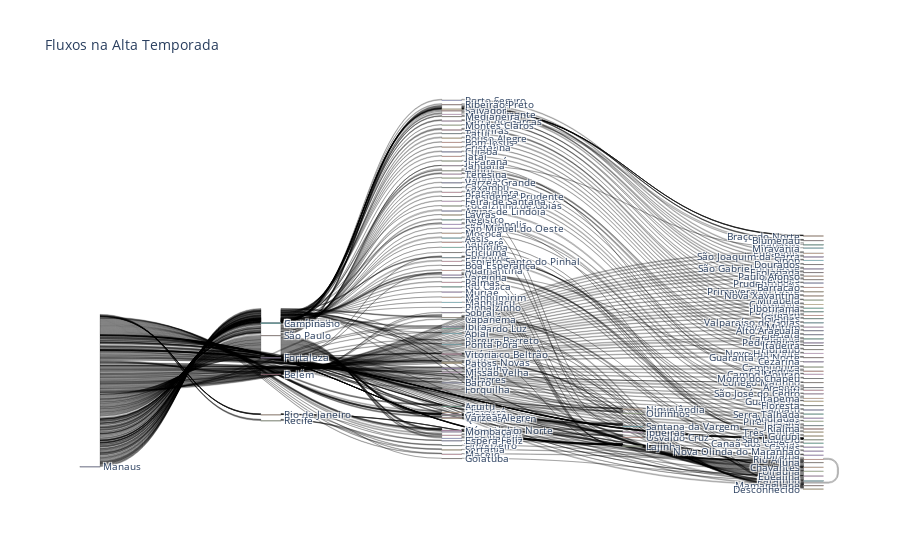

This figure's notebook cell:
### Code cell
from plotly.graph_objs import Sankey
import matplotlib.pyplot as plt


dados = rotas_ordenadas


# Preparando os dados para o gráfico Sankey
labels_alta = pd.concat([
    dados['ori_muni_name_df1'], dados['des_muni_name_df1'],
    dados['muni_1_df1_nome'], dados['muni_2_df1_nome'], dados['muni_3_df1_nome']
]).unique()

# Criando um mapeamento de nomes para índices
label_to_index_alta = {label: idx for idx, label in enumerate(labels_alta)}

# Preparando as fontes, destinos e valores para os fluxos
sources_alta = dados.apply(lambda row: label_to_index_alta[row['ori_muni_name_df1']], axis=1)
targets_alta = dados.apply(lambda row: label_to_index_alta[row['des_muni_name_df1']], axis=1)
values_alta = dados['value_df1']

# Nodes intermediários
sources_intermediarios_alta = pd.concat([
    dados.apply(lambda row: label_to_index_alta[row['ori_muni_name_df1']], axis=1),
    dados.apply(lambda row: label_to_index_alta[row['muni_1_df1_nome']], axis=1),
    dados.apply(lambda row: label_to_index_alta[row['muni_2_df1_nome']], axis=1)
])

targets_intermediarios_alta = pd.concat([
    dados.apply(lambda row: label_to_index_alta[row['muni_1_df1_nome']], axis=1),
    dados.apply(lambda row: label_to_index_alta[row['muni_2_df1_nome']], axis=1),
    dados.apply(lambda row: label_to_index_alta[row['muni_3_df1_nome']], axis=1)
])

values_intermediarios_alta = pd.concat([
    dados['value_df1'], dados['value_df1'], dados['value_df1']
])

# Juntando fontes, destinos e valores dos fluxos principais com os intermediários
sources_alta_final = pd.concat([sources_alta, sources_intermediarios_alta])
targets_alta_final = pd.concat([targets_alta, targets_intermediarios_alta])
values_alta_final = pd.concat([values_alta, values_intermediarios_alta])

# Criando e configurando o gráfico Sankey para a alta temporada
fig_alta = go.Figure(data=[go.Sankey(
    node=dict(
        pad=15,
        thickness=20,
        line=dict(color="Gray", width=0.5),
        label=labels_alta
    ),
    link=dict(
        source=sources_alta_final.to_list(),
        target=targets_alta_final.to_list(),
        value=values_alta_final.to_list()
    ))])

fig_alta.update_layout(title_text="Fluxos na Alta Temporada", font_size=10)

fig_alta.show()

### Figure 1 — Plotly figure (JSON) as saved in the notebook; plotly's stock layout.template omitted (floating-point values rounded to 4 significant figures; data arrays with more than 128 entries replaced by an {"elided": "..."} marker saying what was removed)
{"data": [{"link": {"source": {"elided": "508 int values"}, "target": {"elided": "508 int values"}, "value": {"elided": "508 float values"}}, "node": {"label": {"elided": "167 str values"}, "line": {"color": "Gray", "width": 0.5}, "pad": 15, "thickness": 20}, "type": "sankey"}], "layout": {"font": {"size": 10}, "title": {"text": "Fluxos na Alta Temporada"}}}
